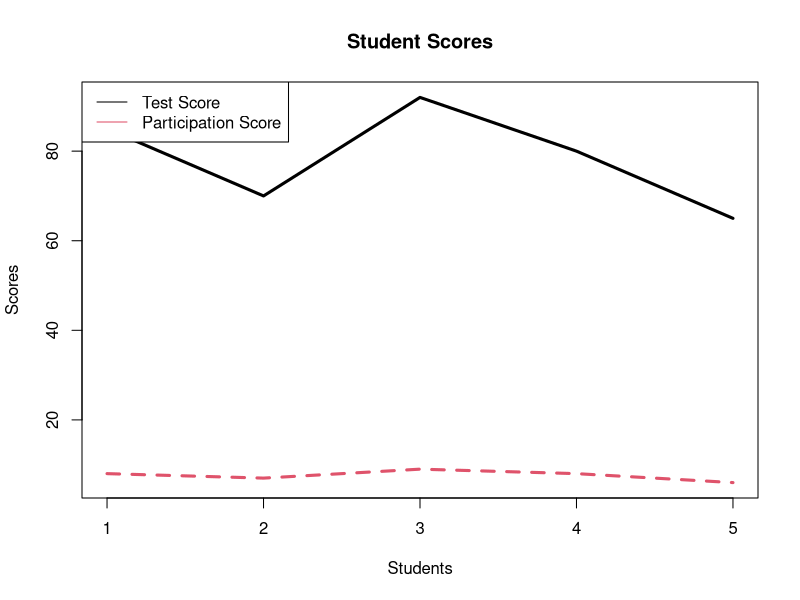
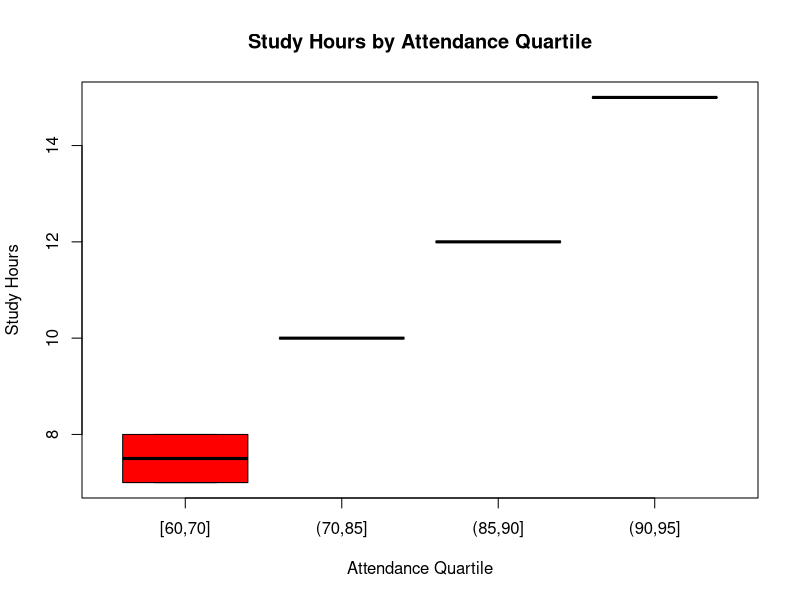
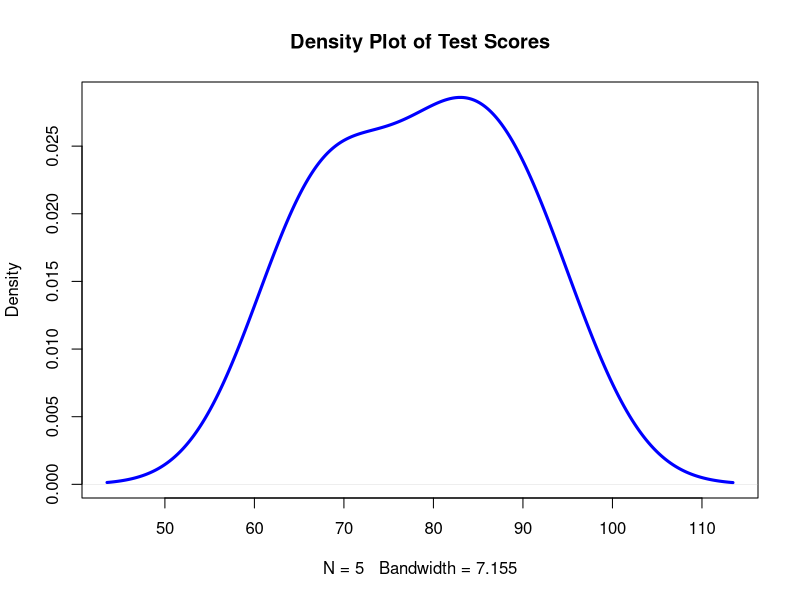

These charts were generated, in order, by the following R code:
# Dataset
student <- data.frame(
  Student_ID=c("S1","S2","S3","S4","S5"),
  Age=c(19,21,20,22,23),
  Study_Hours=c(12,8,15,10,7),
  Attendance=c(90,70,95,85,60),
  Test_Score=c(85,70,92,80,65),
  Participation_Score=c(8,7,9,8,6)
)

# 1. Stacked Area Chart
matplot(1:5,
        cbind(student$Test_Score,
              student$Participation_Score),
        type="l",
        lwd=3,
        main="Student Scores",
        xlab="Students",
        ylab="Scores")

legend("topleft",
       legend=c("Test Score",
                "Participation Score"),
       col=1:2,
       lty=1)

# 2. Attendance Quartiles Boxplot
student$Quartile <- cut(
  student$Attendance,
  breaks=quantile(student$Attendance,
                  probs=seq(0,1,0.25)),
  include.lowest=TRUE
)

boxplot(Study_Hours~Quartile,
        data=student,
        col=c("red","blue","green","yellow"),
        main="Study Hours by Attendance Quartile",
        xlab="Attendance Quartile",
        ylab="Study Hours")

# 3. Density Plot
plot(density(student$Test_Score),
     main="Density Plot of Test Scores",
     col="blue",
     lwd=3)
